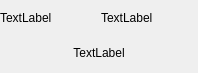
<?xml version="1.0" encoding="UTF-8"?>
<ui version="4.0">
 <class>Quest</class>
 <widget class="QWidget" name="Quest">
  <property name="geometry">
   <rect>
    <x>0</x>
    <y>0</y>
    <width>198</width>
    <height>73</height>
   </rect>
  </property>
  <property name="windowTitle">
   <string>Form</string>
  </property>
  <layout class="QGridLayout" name="gridLayout">
   <property name="leftMargin">
    <number>0</number>
   </property>
   <property name="topMargin">
    <number>0</number>
   </property>
   <property name="rightMargin">
    <number>0</number>
   </property>
   <property name="bottomMargin">
    <number>3</number>
   </property>
   <property name="horizontalSpacing">
    <number>3</number>
   </property>
   <property name="verticalSpacing">
    <number>0</number>
   </property>
   <item row="0" column="0">
    <widget class="QLabel" name="dummy1">
     <property name="text">
      <string>TextLabel</string>
     </property>
    </widget>
   </item>
   <item row="0" column="1">
    <widget class="QLabel" name="dummy2">
     <property name="text">
      <string>TextLabel</string>
     </property>
    </widget>
   </item>
   <item row="1" column="0" colspan="2">
    <widget class="QLabel" name="title">
     <property name="frameShape">
      <enum>QFrame::NoFrame</enum>
     </property>
     <property name="frameShadow">
      <enum>QFrame::Raised</enum>
     </property>
     <property name="text">
      <string>TextLabel</string>
     </property>
     <property name="alignment">
      <set>Qt::AlignCenter</set>
     </property>
     <property name="wordWrap">
      <bool>true</bool>
     </property>
    </widget>
   </item>
  </layout>
 </widget>
 <resources/>
 <connections/>
</ui>
